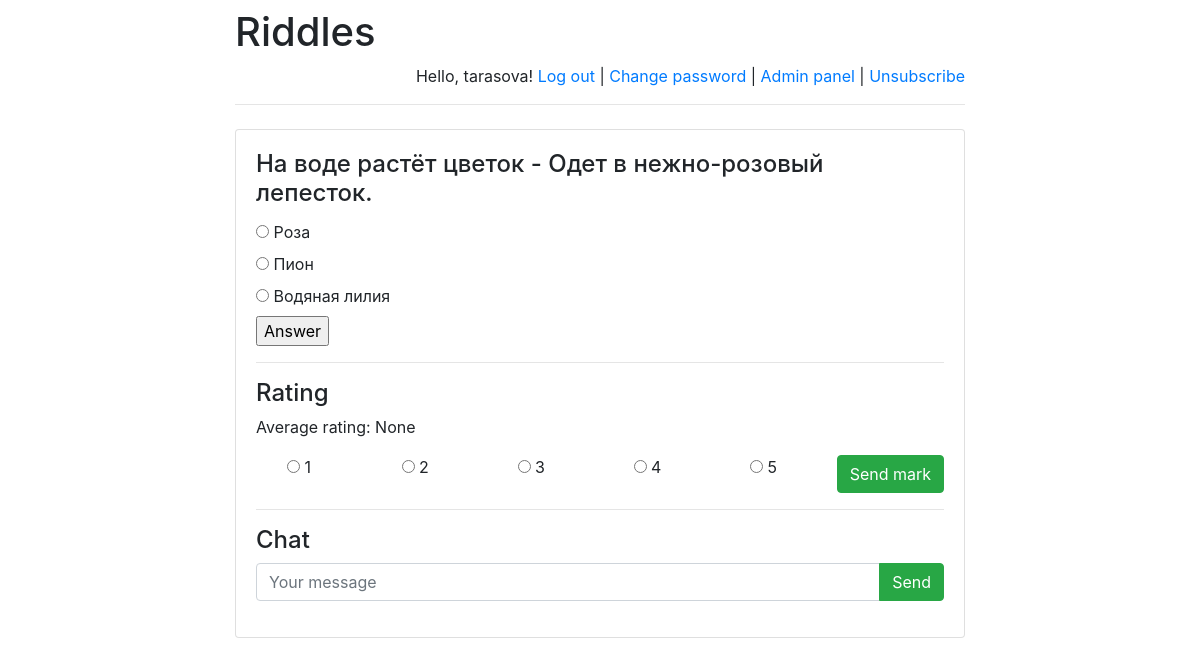
/riddles/6/ (signed in), run on the app's committed database.
### riddles/models.py (models this page shows)
class Riddle(models.Model):
    riddle_text = models.CharField(max_length=255)
    pub_date = models.DateTimeField('date published')

class Option(models.Model):
    riddle = models.ForeignKey(Riddle, on_delete=models.CASCADE)
    text = models.CharField(max_length=255)
    correct = models.BooleanField(default=False)

### riddles/views.py (the view)
# urls.py: url(r'^([0-9]+)/$', views.detail, name='detail'),
def detail(request, riddle_id):
    error_message = None
    if "error_message" in request.GET:
        error_message = request.GET["error_message"]
    ordered_option_set = \
        list(Option.objects.filter(riddle_id=riddle_id))
    option_iter = \
        numpy.random.permutation(len(ordered_option_set))
    option_set = []
    for num in option_iter:
        option_set.append(ordered_option_set[num])
    return render(
        request,
        "answer.html",
        {
            "option_set": option_set,
            "riddle": get_object_or_404(
                Riddle, pk=riddle_id),
            "error_message": error_message,
            "latest_messages":
                Message.objects
                    .filter(chat_id=riddle_id)
                    .order_by('-pub_date')[:5],
            "already_rated_by_user":
                Mark.objects
                    .filter(author_id=request.user.id)
                    .filter(riddle_id=riddle_id)
                    .count(),
            "user_rating":
                Mark.objects
                    .filter(author_id=request.user.id)
                    .filter(riddle_id=riddle_id)
                    .aggregate(Avg('mark'))
                ["mark__avg"],
            "avg_mark":
                Mark.objects
                    .filter(riddle_id=riddle_id)
                    .aggregate(Avg('mark'))
                ["mark__avg"]
        }
    )

### riddles/templates/answer.html (shortened to what this page needs)
{% extends 'base.html' %}
{% block main %}
    <h4 class="card-title">{{ riddle.riddle_text }}</h4>
    <form action="answer/" method="post">
        {% for option in option_set %}
            <input type="radio" name="option" id="option{{ forloop.counter }}" value="{{ option.id }}"/>
            <label for="option{{ forloop.counter }}"> {{ option.text }} </label><br>
        {% endfor %}
        <input type="submit" value="Answer"/>
    </form>
    <hr>
    <h4>Rating</h4>
    <p>Average rating:
        <span id="avg_mark_span">
            {{ avg_mark }}
        </span>
    </p>
    {% if user.is_authenticated %}
        {% if already_rated_by_user == 0 %}
            <form action="post_mark/" method="post">
                <div class="row">
                    <div class="col-sm text-center">
                        <input name="mark" type="radio" value="1"/> 1
                    </div>
                    <div class="col-sm text-center">
                        <input name="mark" type="radio" value="2"/> 2
                    </div>
                    <div class="col-sm text-center">
                        <input name="mark" type="radio" value="3"/> 3
                    </div>
                    <div class="col-sm text-center">
                        <input name="mark" type="radio" value="4"/> 4
                    </div>
                    <div class="col-sm text-center">
                        <input name="mark" type="radio" value="5"/> 5
                    </div>
                    <div class="col-sm text-center">
                        <input class="btn btn-success" type="submit" value="Send mark"/>
                    </div>
                </div>
            </form>
        {% else %}
            Your rating: {{ user_rating }}
        {% endif %}
    {% endif %}
    <hr>
    <h4>Chat</h4>
    {% if user.is_authenticated %}
        <form action="post/" method="post">
            <div class="input-group mb-3">
                <input type="text"
                       class="form-control"
                       placeholder="Your message"
                       name="message"/>
                <div class="input-group-append">
                    <input class="btn btn-success"
                           type="submit"
                           value="Send"/>
                </div>
            </div>
        </form>
    {% endif %}
{% endblock %}

### riddles/templates/base.html (shortened to what this page needs)
<!doctype html>
<html lang="en">
<head>
    <link rel="stylesheet"
          href="https://stackpath.bootstrapcdn.com/bootstrap/4.1.3/css/bootstrap.min.css">
</head>
<body>
<div class="container">
    <div class="row justify-content-center">
        <div class="col-8">
            <h1 class="mt-2">Riddles</h1>
            {% if user.is_authenticated %}
                <p class="text-right">
                    Hello, {{ user.username }}!
                    <a href="/riddles/logout">Log out</a> |
                    <a href="/riddles/password-change"> Change password </a>
                    {% if user.is_staff %}
                        | <a href="/riddles/admin">Admin panel</a>
                    {% endif %}
                    {% if user.email == '' %}
                        | <a href="/riddles/subscribe">Subscribe</a>
                    {% else %}
                        | <a href="/riddles/unsubscribe">Unsubscribe</a>
                    {% endif %}
                </p>
            {% else %}
                <p class="text-right">
                    <a href="/riddles/login">Log in</a> |
                    <a href="/riddles/register">Register</a>
                </p>
            {% endif %}
            <hr class="mt-0 mb-4">
            <div class="card">
                <div class="card-body">
                    {% block main %}
                    {% endblock %}
                </div>
            </div>
        </div>
    </div>
</div>
</body>
</html>

### data on the page
Riddle: riddle_text "На воде растёт цветок - Одет в нежно-розовый лепесток."
Option: text "Роза"
Option: text "Пион"
Option: text "Водяная лилия"

### other printed values
{{ user.username }} "tarasova"
{{ avg_mark }} "None"
